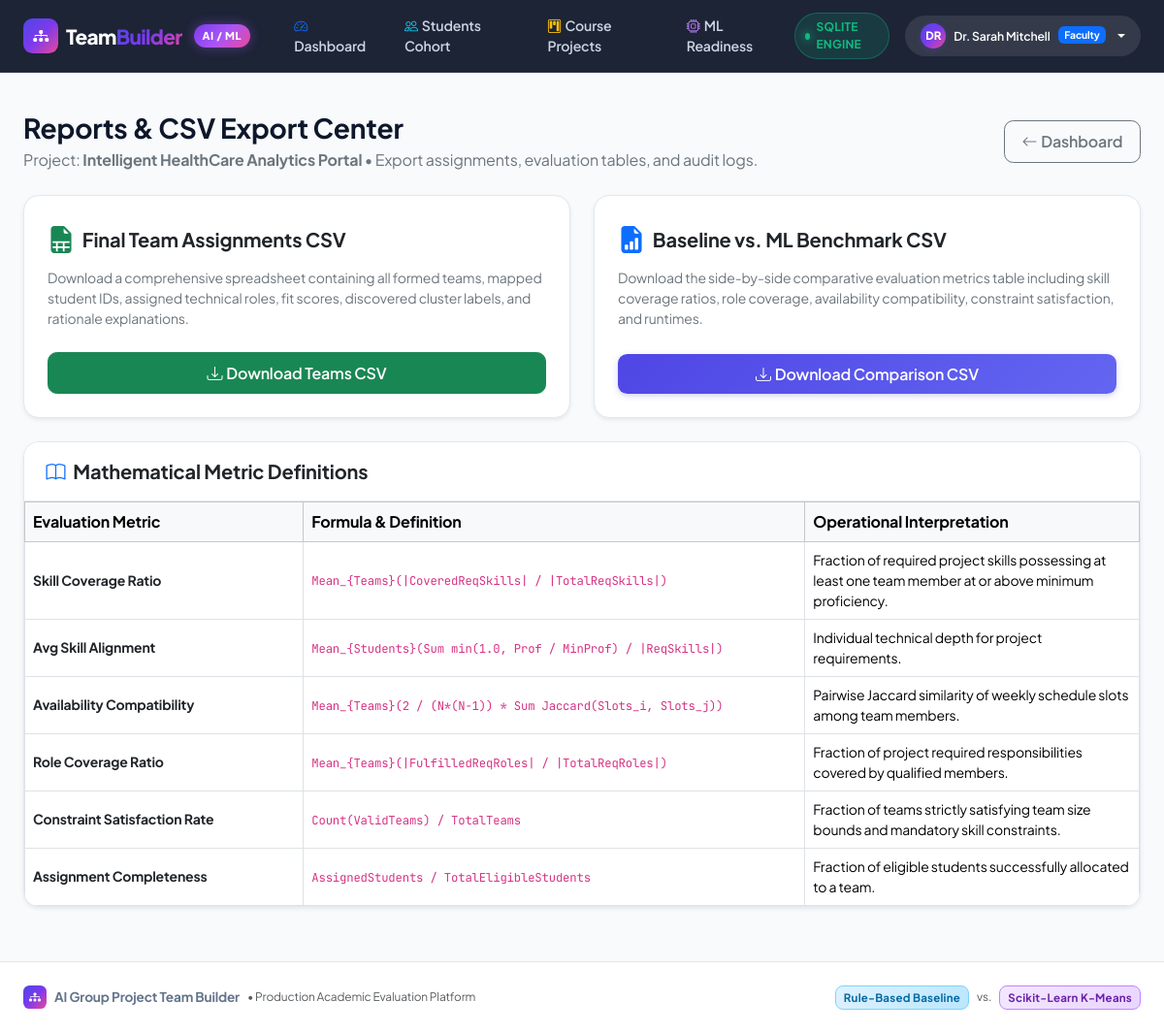
The page /reports/1 (signed in) on the database its author committed.
### models/entities.py (models this page shows, shortened)
class User(Base):
    __tablename__ = "users"
    id = Column(Integer, primary_key=True, autoincrement=True)
    email = Column(String(191), unique=True, nullable=False, index=True)
    password_hash = Column(String(255), nullable=False)
    role = Column(String(50), nullable=False, default="student")  # 'student' or 'faculty'
    full_name = Column(String(150), nullable=False)
    created_at = Column(DateTime, default=datetime.utcnow)
    updated_at = Column(DateTime, default=datetime.utcnow, onupdate=datetime.utcnow)
    profile = relationship("StudentProfile", back_populates="user", uselist=False, cascade="all, delete-orphan")
    projects_created = relationship("Project", back_populates="creator")
    def is_faculty(self):
        return self.role == "faculty"
    def is_student(self):
        return self.role == "student"

class Project(Base):
    __tablename__ = "projects"
    id = Column(Integer, primary_key=True, autoincrement=True)
    title = Column(String(200), nullable=False)
    description = Column(Text, nullable=True)
    domain = Column(String(100), nullable=False)
    desired_team_size = Column(Integer, nullable=False, default=4)
    min_team_size = Column(Integer, nullable=False, default=3)
    max_team_size = Column(Integer, nullable=False, default=5)
    experience_level_required = Column(String(50), nullable=False, default="Any")  # 'Beginner', 'Intermediate', 'Advanced', 'Any'
    status = Column(String(50), nullable=False, default="Open")  # 'Draft', 'Open', 'Formed', 'Finalized'
    created_by = Column(Integer, ForeignKey("users.id", ondelete="CASCADE"), nullable=False)
    created_at = Column(DateTime, default=datetime.utcnow)
    updated_at = Column(DateTime, default=datetime.utcnow, onupdate=datetime.utcnow)
    creator = relationship("User", back_populates="projects_created")
    required_skills = relationship("ProjectRequiredSkill", back_populates="project", cascade="all, delete-orphan")
    required_roles = relationship("ProjectRequiredRole", back_populates="project", cascade="all, delete-orphan")
    teams = relationship("Team", back_populates="project", cascade="all, delete-orphan")
    generation_runs = relationship("TeamGenerationRun", back_populates="project", cascade="all, delete-orphan")

### routes/report_routes.py (the view)
@report_bp.route("/<int:project_id>")
@login_required
@faculty_required
def project_reports(project_id):
    user = get_current_user()
    db = get_db()
    project = ProjectService.get_project_by_id(project_id, session=db)
    if not project:
        flash("Project not found.", "warning")
        return redirect(url_for("faculty.projects_list"))
    runs = db.query(TeamGenerationRun).filter_by(project_id=project.id).order_by(TeamGenerationRun.created_at.desc()).all()
    teams = db.query(Team).filter_by(project_id=project.id).all()
    return render_template(
        "faculty/reports.html",
        current_user=user,
        project=project,
        runs=runs,
        teams=teams
    )

### templates/faculty/reports.html (shortened to what this page needs)
{% extends "base.html" %}
{% block content %}
<div class="row g-4 py-2">
    <div class="col-12">
        <div class="d-flex flex-column flex-md-row justify-content-between align-items-md-center gap-3">
            <div>
                <h1 class="h3 fw-bold mb-1">Reports & CSV Export Center</h1>
                <p class="text-secondary mb-0">Project: <strong>{{ project.title }}</strong> &bull; Export assignments, evaluation tables, and audit logs.</p>
            </div>
            <a href="{{ url_for('faculty.dashboard') }}" class="btn btn-outline-secondary">
                <i class="bi bi-arrow-left me-1"></i>Dashboard
            </a>
        </div>
    </div>
    <div class="col-12 col-md-6">
        <div class="card shadow-sm h-100">
            <div class="card-body p-4 d-flex flex-column justify-content-between">
                <div>
                    <div class="d-flex align-items-center gap-2 mb-2">
                        <i class="bi bi-file-earmark-spreadsheet-fill text-success fs-3"></i>
                        <h5 class="fw-bold mb-0">Final Team Assignments CSV</h5>
                    </div>
                    <p class="text-secondary small mb-4">
                        Download a comprehensive spreadsheet containing all formed teams, mapped student IDs, assigned technical roles, fit scores, discovered cluster labels, and rationale explanations.
                    </p>
                </div>
                <div class="d-grid">
                    <a href="{{ url_for('report.export_teams', project_id=project.id) }}" class="btn btn-success fw-semibold">
                        <i class="bi bi-download me-1"></i>Download Teams CSV
                    </a>
                </div>
            </div>
        </div>
    </div>
    <div class="col-12 col-md-6">
        <div class="card shadow-sm h-100">
            <div class="card-body p-4 d-flex flex-column justify-content-between">
                <div>
                    <div class="d-flex align-items-center gap-2 mb-2">
                        <i class="bi bi-file-earmark-bar-graph-fill text-primary fs-3"></i>
                        <h5 class="fw-bold mb-0">Baseline vs. ML Benchmark CSV</h5>
                    </div>
                    <p class="text-secondary small mb-4">
                        Download the side-by-side comparative evaluation metrics table including skill coverage ratios, role coverage, availability compatibility, constraint satisfaction, and runtimes.
                    </p>
                </div>
                <div class="d-grid">
                    <a href="{{ url_for('report.export_comparison', project_id=project.id) }}" class="btn btn-primary fw-semibold">
                        <i class="bi bi-download me-1"></i>Download Comparison CSV
                    </a>
                </div>
            </div>
        </div>
    </div>
    <div class="col-12">
        <div class="card shadow-sm">
            <div class="card-header bg-white">
                <h5 class="fw-bold mb-0 text-dark"><i class="bi bi-book text-primary me-2"></i>Mathematical Metric Definitions</h5>
            </div>
            <div class="table-responsive">
                <table class="table table-bordered align-middle mb-0">
                    <thead class="table-light">
                        <tr>
                            <th style="width: 25%;">Evaluation Metric</th>
                            <th style="width: 45%;">Formula & Definition</th>
                            <th style="width: 30%;">Operational Interpretation</th>
                        </tr>
                    </thead>
                    <tbody class="small text-secondary">
                        <tr>
                            <td class="fw-bold text-dark">Skill Coverage Ratio</td>
                            <td><code>Mean_{Teams}(|CoveredReqSkills| / |TotalReqSkills|)</code></td>
                            <td>Fraction of required project skills possessing at least one team member at or above minimum proficiency.</td>
                        </tr>
                        <tr>
                            <td class="fw-bold text-dark">Avg Skill Alignment</td>
                            <td><code>Mean_{Students}(Sum min(1.0, Prof / MinProf) / |ReqSkills|)</code></td>
                            <td>Individual technical depth for project requirements.</td>
                        </tr>
                        <tr>
                            <td class="fw-bold text-dark">Availability Compatibility</td>
                            <td><code>Mean_{Teams}(2 / (N*(N-1)) * Sum Jaccard(Slots_i, Slots_j))</code></td>
                            <td>Pairwise Jaccard similarity of weekly schedule slots among team members.</td>
                        </tr>
                        <tr>
                            <td class="fw-bold text-dark">Role Coverage Ratio</td>
                            <td><code>Mean_{Teams}(|FulfilledReqRoles| / |TotalReqRoles|)</code></td>
                            <td>Fraction of project required responsibilities covered by qualified members.</td>
                        </tr>
                        <tr>
                            <td class="fw-bold text-dark">Constraint Satisfaction Rate</td>
                            <td><code>Count(ValidTeams) / TotalTeams</code></td>
                            <td>Fraction of teams strictly satisfying team size bounds and mandatory skill constraints.</td>
                        </tr>
                        <tr>
                            <td class="fw-bold text-dark">Assignment Completeness</td>
                            <td><code>AssignedStudents / TotalEligibleStudents</code></td>
                            <td>Fraction of eligible students successfully allocated to a team.</td>
                        </tr>
                    </tbody>
                </table>
            </div>
        </div>
    </div>
</div>
{% endblock %}

### templates/base.html (shortened to what this page needs)
<!DOCTYPE html>
<html lang="en">
<head>
    <link href="https://cdn.jsdelivr.net/npm/bootstrap@5.3.3/dist/css/bootstrap.min.css" rel="stylesheet">
    <link href="https://cdn.jsdelivr.net/npm/bootstrap-icons@1.11.3/font/bootstrap-icons.min.css" rel="stylesheet">
    <link href="{{ url_for('static', filename='css/style.css') }}" rel="stylesheet">
</head>
<body>
    <nav class="navbar navbar-expand-lg navbar-dark navbar-custom sticky-top">
        <div class="container-fluid px-lg-4">
            <a class="navbar-brand d-flex align-items-center gap-2" href="{{ url_for('index') }}">
                <div class="stat-icon-wrapper" style="width: 36px; height: 36px; background: var(--brand-gradient); border-radius: 0.6rem;">
                    <i class="bi bi-diagram-3-fill text-white fs-6"></i>
                </div>
                <span>Team<span class="brand-gradient-text">Builder</span></span>
                <span class="brand-ai-badge ms-1">AI / ML</span>
            </a>
            <div class="collapse navbar-collapse" id="navbarNav">
                <ul class="navbar-nav me-auto mb-2 mb-lg-0 ms-lg-3 gap-1">
                    {% if current_user and current_user.is_faculty() %}
                        <li class="nav-item">
                            <a class="nav-link {% if request.endpoint == 'faculty.dashboard' %}active{% endif %}" href="{{ url_for('faculty.dashboard') }}">
                                <i class="bi bi-speedometer2 me-1 text-primary"></i>Dashboard
                            </a>
                        </li>
                        <li class="nav-item">
                            <a class="nav-link {% if request.endpoint == 'faculty.students_list' %}active{% endif %}" href="{{ url_for('faculty.students_list') }}">
                                <i class="bi bi-people me-1 text-info"></i>Students Cohort
                            </a>
                        </li>
                        <li class="nav-item">
                            <a class="nav-link {% if request.endpoint == 'faculty.projects_list' %}active{% endif %}" href="{{ url_for('faculty.projects_list') }}">
                                <i class="bi bi-kanban me-1 text-warning"></i>Course Projects
                            </a>
                        </li>
                        <li class="nav-item">
                            <a class="nav-link {% if request.endpoint == 'faculty.model_status' %}active{% endif %}" href="{{ url_for('faculty.model_status') }}">
                                <i class="bi bi-cpu me-1 text-purple" style="color: #c084fc;"></i>ML Readiness
                            </a>
                        </li>
                    {% endif %}
                </ul>
                <div class="d-flex align-items-center gap-3">
                    <span class="db-pill db-pill-live d-none d-md-inline-flex" title="{{ db_status_message }}">
                        <span class="db-pill-dot"></span>
                        <span>{{ db_type|upper }} ENGINE</span>
                    </span>
                    {% if current_user %}
                        <div class="dropdown">
                            <button class="btn btn-sm btn-outline-light dropdown-toggle d-flex align-items-center gap-2 border-0 bg-white bg-opacity-10 px-3 py-2 rounded-pill" type="button" data-bs-toggle="dropdown">
                                <div class="avatar-initials" style="width: 26px; height: 26px; font-size: 0.72rem; border-radius: 50%;">
                                    {{ current_user.full_name[:2]|upper }}
                                </div>
                                <span class="fw-semibold text-white small">{{ current_user.full_name }}</span>
                                <span class="badge {% if current_user.is_faculty() %}bg-primary{% else %}bg-info text-dark{% endif %} small" style="font-size: 0.65rem;">
                                    {{ current_user.role|capitalize }}
                                </span>
                            </button>
                        </div>
                    {% else %}
                        <a href="{{ url_for('auth.login') }}" class="btn btn-sm btn-outline-light">Sign In</a>
                        <a href="{{ url_for('auth.register') }}" class="btn btn-sm btn-primary">Create Account</a>
                    {% endif %}
                </div>
            </div>
        </div>
    </nav>
    <main class="container-fluid px-lg-4 pb-5 flex-grow-1">
        {% block content %}{% endblock %}
    </main>
    <footer class="mt-auto">
        <div class="container-fluid px-lg-4 d-flex flex-column flex-md-row justify-content-between align-items-center gap-2">
            <div class="d-flex align-items-center gap-2">
                <span class="stat-icon-wrapper" style="width: 24px; height: 24px; background: var(--brand-gradient); border-radius: 0.4rem;">
                    <i class="bi bi-diagram-3-fill text-white" style="font-size: 0.75rem;"></i>
                </span>
                <strong>AI Group Project Team Builder</strong>
                <span class="text-muted small">&bull; Production Academic Evaluation Platform</span>
            </div>
            <div class="text-muted small d-flex align-items-center gap-2">
                <span class="badge-baseline" style="font-size: 0.72rem; padding: 0.2rem 0.5rem;">Rule-Based Baseline</span>
                <span>vs.</span>
                <span class="badge-ml" style="font-size: 0.72rem; padding: 0.2rem 0.5rem;">Scikit-Learn K-Means</span>
            </div>
        </div>
    </footer>
</body>
</html>

### rows shown on the page
User: full_name "DR", full_name "Dr. Sarah Mitchell", role "Faculty"
Project: title "Intelligent HealthCare Analytics Portal"

### other values the page prints
{{ db_type|upper }} "SQLITE"
